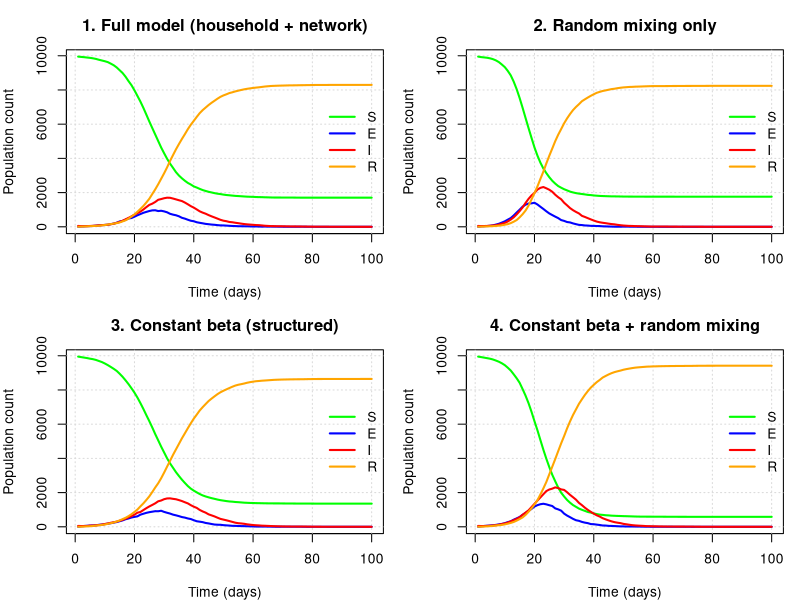

Recreate this plot in R.
# Chao You s2785107; Chenyi Jia s2792046; Kangxin Wei s2817655
# Our team members completed this assignment together, completing each step 
# through discussion.In the early stage, we read the notes together to 
# understand the requirements and learn functions. Later, we program together, 
# find bugs, and solve them together.

# https://github.com/sibei-git/Assignment2_group10.git
#-------------------------------------------------------------------------------

# SEIR Network Simulation Model
# This script simulates infectious disease spread in a structured population
# using an SEIR (Susceptible–Exposed–Infectious–Recovered) model. 

# Individuals can become infected through three transmission routes:
#   (1) household contacts, (2) network connections, and (3) random mixing.

# The model compares four scenarios to show how structure and heterogeneity
# affect epidemic dynamics.
# At the end, the code compares four different epidemic scenarios.
#-------------------------------------------------------------------------------

##### 1. households_maker()
# Creates a vector 'h' that assigns each individual to a household.
# Each household has a random size (between 1 and hmax).
households_maker <- function(n, hmax = 5) {
  h <- sample(rep(1:n, sample(1:hmax, n, replace = TRUE))[1:n])
  return(h)
}

##### 2. get.net() 
# Constructs a contact network ('alink') among individuals based on:
# Their transmission rate (beta)，Their household (h)
# Desired average number of connections (nc)

# The resulting 'alink' is a list where each element contains the indices
# of individuals connected to that person (undirected links).

# Each individual's household links are pre-defined to capture intra-family
# transmission. When generating additional contact edges, the algorithm ensures
# that no household members are included as network contacts. 
# This separation enforces mutual exclusivity between household and network
# transmission routes.
get.net <- function(beta, h, nc = 15) {
  n <- length(beta)
  beta_bar <- mean(beta)
  alink <- vector("list", n)
  # Loop summary:
  # This loop goes through each individual (i) and probabilistically creates
  # links to others (j) who are NOT in the same household. The probability of
  # forming a connection depends on both individuals' betas.
  for (i in 1:(n - 1)) {
    j <- (i + 1):n                    # Potential contacts for individual i
    valid <- (h[j] != h[i])           # Exclude same-household members
    if (!any(valid)) next             # Skip if no valid contacts exist
    
    j_valid <- j[valid]               # Valid contact indices
    prij <- nc * beta[i] * beta[j_valid] / (beta_bar^2 * (n - 1))  # Link prob.
    draws <- runif(length(prij)) < prij
    linked <- j_valid[draws]          # Realized links
    
    # Store symmetric links (both directions)
    if (length(linked) > 0) {
      alink[[i]] <- c(alink[[i]], linked)
      for (m in linked) {
        alink[[m]] <- c(alink[[m]], i)
      }
    }
  }
  
  return(alink)
}

##### 3. nseir() 
# Simulates SEIR disease dynamics in a structured population.
# Transmission occurs via three mechanisms:
# (1) Household (alpha[1]), (2) Network contacts (alpha[2])
# (3) Random mixing (alpha[3])

# Returns a list of time series (S, E, I, R).
nseir <- function(beta, h, alink,
                  alpha = c(.1, .01, .01),
                  delta = .2, gamma = .4,
                  nc = 15, nt = 100, pinf = .005) {
  
  beta_bar <- mean(beta)
  n <- length(beta)
  x <- rep(0, n)  # 0=S, 1=E, 2=I, 3=R
  
  # Initialize a small proportion of individuals as infectious
  ni <- ceiling(pinf * n)
  inf_init <- sample(1:n, ni)
  x[inf_init] <- 2
  
  # Storage for population in each state
  S <- E <- I <- R <- rep(0, nt)
  S[1] <- n - ni
  I[1] <- ni
  
  # Main simulation loop over time
  for (i in 2:nt) {
    u <- runif(n)
    
    # Transition updates
    x[x == 2 & u < delta] <- 3   # I -> R with prob delta
    x[x == 1 & u < gamma] <- 2   # E -> I with prob gamma
    
    I_now <- which(x == 2)       # Current infectious individuals
    
    # Reset "not infected" probabilities
    qh_notinfect <- qc_notinfect <- qr_notinfect <- rep(1, n)
    
    # Loop summary:
    # For each infectious individual:
    #   1. Infects susceptible household members (alpha[1])
    #   2. Infects network contacts (alpha[2])
    #   3. Infects random population members (alpha[3])
    
    # The probabilities accumulate multiplicatively for each susceptible person.
    
    # At each step, calculate the exposure risk for the 3 scenarios separately:
    # (1) household contact, (2) network contact, (3) random mixing.
    # Household or network infection routes are mutually exclusive.
    # Because in the function get.net, it is ensured that the infected person's 
    # contact network does not include their family members.
    for (k in I_now) {
      # Household transmission
      hmates <- which(h == h[k] & x == 0)
      if (length(hmates) > 0) {
        qh_notinfect[hmates] <- qh_notinfect[hmates] * (1 - alpha[1])
      }
      
      # Network transmission
      contacts <- alink[[k]]
      if (length(contacts) > 0) {
        sus_contact <- contacts[x[contacts] == 0]
        if (length(sus_contact) > 0) {
          qc_notinfect[sus_contact] <- qc_notinfect[sus_contact] * (1 - alpha[2])
        }
      }
      
      # Random mixing transmission
      sus_random <- which(x == 0)
      if (length(sus_random) > 0) {
        qr_notinfect[sus_random] <- qr_notinfect[sus_random] *
          (1 - (alpha[3] * nc * beta[k] * beta[sus_random]) /
             (beta_bar^2 * (n - 1)))
      }
    }
    
    # Calculate total infection probability
    q_infect <- 1 - qh_notinfect * qc_notinfect * qr_notinfect
    
    # Infect new susceptibles
    sus <- which(x == 0)
    if (length(sus) > 0) {
      infected_new <- sus[runif(length(sus)) < q_infect[sus]]
      x[infected_new] <- 1
    }
    
    # Record population state counts
    S[i] <- sum(x == 0)
    E[i] <- sum(x == 1)
    I[i] <- sum(x == 2)
    R[i] <- sum(x == 3)
  }
  
  return(list(S = S, E = E, I = I, R = R, t = 1:nt))
}

##### 4. plot_nseir() 
# Generates a time series plot of the SEIR simulation results.
# Displays the counts of S, E, I, R over time.
plot_nseir <- function(epi, title = "SEIR Simulation Dynamics") {
  t <- epi$t
  nmax <- max(c(epi$S, epi$E, epi$I, epi$R))
  cols <- c(S = "green", E = "blue", I = "red", R = "orange")
  
  plot(t, epi$S, type = "n", ylim = c(0, nmax),
       xlab = "Time (days)", ylab = "Population count", main = title)
  grid(col = "gray85", lty = "dotted")
  
  lines(t, epi$S, col = cols["S"], lwd = 2)
  lines(t, epi$E, col = cols["E"], lwd = 2)
  lines(t, epi$I, col = cols["I"], lwd = 2)
  lines(t, epi$R, col = cols["R"], lwd = 2)
  
  legend("right", legend = c("S", "E", "I", "R"), col = cols, lwd = 2, bty = "n")
}

##### 5. Scenario Comparison 
# Compare epidemic dynamics under four different scenarios
n <- 10000
h <- households_maker(n)
beta <- runif(n, 0, 1)
alink <- get.net(beta, h, nc = 15)
beta_mean <- rep(mean(beta), n)

# Scenario 1: Full model (household + network + random mixing)
epi1 <- nseir(beta, h, alink, alpha = c(0.1, 0.01, 0.01), nt = 100)

# Scenario 2: Random mixing only
epi2 <- nseir(beta, h, alink, alpha = c(0, 0, 0.04), nt = 100)

# Scenario 3: Constant beta (structured contacts)
epi3 <- nseir(beta_mean, h, alink, alpha = c(0.1, 0.01, 0.01), nt = 100)

# Scenario 4: Constant beta + random mixing
epi4 <- nseir(beta_mean, h, alink, alpha = c(0, 0, 0.04), nt = 100)


##### 6. Plot Results 
# Display all four scenarios side-by-side
par(mfrow = c(2, 2), mar = c(4, 4, 3, 1))
plot_nseir(epi1, "1. Full model (household + network)")
plot_nseir(epi2, "2. Random mixing only")
plot_nseir(epi3, "3. Constant beta (structured)")
plot_nseir(epi4, "4. Constant beta + random mixing")

#Analysis:

# Figure 1: Full model (household + network)
# With both household and network structure, infection spreads more slowly 
# and peaks later with a lower amplitude.
# The prolonged infectious period reflects localize transmission within 
# connected groups.
# Structural clustering limits transmission and flattens the epidemic curve.
  
# Figure 2: Random mixing only
# Only assuming random contacts accelerates the outbreak dramatically.
# The number of susceptible individuals drops rapidly, 
# and the infection peak occurs earlier and higher.
# Random mixing eliminates local constraints, 
# leading to faster and broader epidemics.
  
# Figure 3: Constant β (structured)
# Keeping the structure but fixing β makes the curves smoother 
# and slightly lowers the peak.
# Without variability in infectiousness, super-spreader effects disappear 
# and transmission becomes more uniform.
# Removing individual effects reduces stochastic fluctuations 
# and produces more predictable dynamics.
  
# Figure 4: Constant β + Random mixing
# With no structure and constant β, the system behaves as a basic SEIR model.
# The curves are symmetric and smooth, with the highest and earliest 
# infection peak.
# Represents the theoretical upper limit of epidemic speed in a well-mixed
# population.
  
# Comparative Conclusion
# Social and household structures slower transmission and lower epidemic peaks.
# Individual variability in β increases epidemic intensity and accelerates
# early spread.
# Social structure governs spread speed; 
# Individual variability in the transmission rate parameter β shapes peak height.
# Real epidemics lie between fully structured and fully mixed extremes.

# Conclusion
# Structural contact patterns mitigate transmission speed, 
# while heterogeneity amplifies it.
# Incorporating both mechanisms yields a more realistic representation of 
# epidemic dynamics.